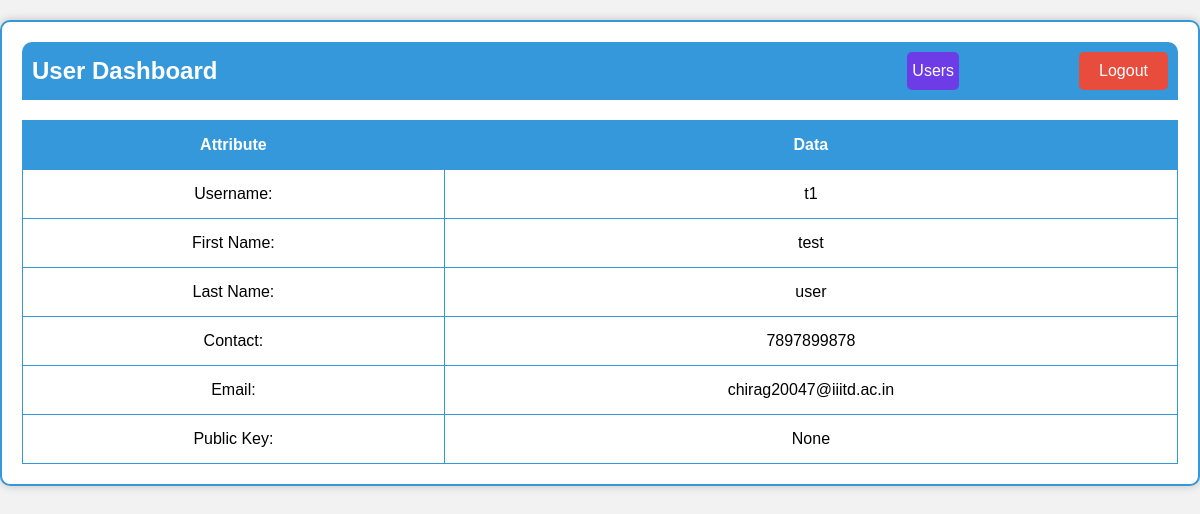
Page /admin_dashboard/ (signed in) on the earlier database version.
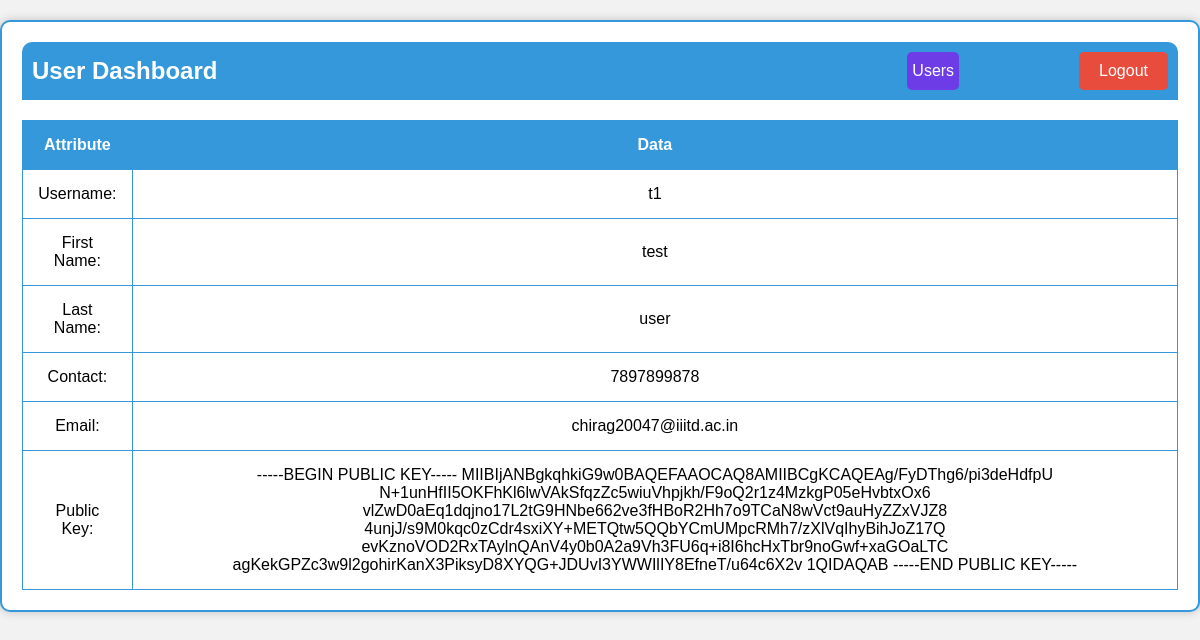
Same page on the later database version.
### project_app/models.py (models this page shows, shortened)
class AppUser(models.Model):
    first_name = models.CharField(max_length=30, null= False, blank=False, default = None)
    second_name = models.CharField(max_length=30, default= None)
    username = models.CharField(max_length=30, null= False, blank=False, default = None)
    password = models.CharField(max_length=256, null= False, blank=False, default = None)
    email = models.CharField(max_length=30, null= False, blank=False, default = None)
    contact = models.CharField(max_length=30, null= False, blank=False, default = None)
    public_key = models.CharField(max_length=300, null = True, blank = True, default = None)
    balance = models.DecimalField(decimal_places=0, max_digits=15, null = True, blank = True, default= 0)
    dv = models.BooleanField(null = False, blank = False, default= False)

### project_app/views.py (the view)
# urls.py: path("admin_dashboard/", views.dashboard_admin, name="admin_dashboard_page"),
def dashboard_admin(request):
    if request.method == "POST":
        username = request.session.get('username')
        if(request.session.get('email_kyc') is None):
            return redirect('logout_page')
        if(username is None):
            return redirect('/login')
    else:
        username = request.session.get('username')
        if(request.session.get('email_kyc') is None):
            return redirect('logout_page')
        if(username is None):
            return redirect('/login')
        current_user = []
        users = AppUser.objects.all()
        for x in users:
            if x.username == username:
                current_user = x
                break
        return render(request, 'admin_dashboard.html', {'user': current_user})

### project_app/templates/admin_dashboard.html (shortened to what this page needs)
<!DOCTYPE html>
<html>
<head>
</head>
<body>
    <div class="container">
        <div class="navbar">
            <h2>User Dashboard</h2>
            <a class="user_list-button" href="/users_list">Users</a>
            <a class="logout-button" href="/logout">Logout</a>
        </div>
        <table>
            <thead>
                <tr>
                    <th>Attribute</th>
                    <th>Data</th>
                </tr>
            </thead>
            <tbody>
                <tr>
                    <td>Username:</td>
                    <td>{{ user.username }}</td>
                </tr>
                <tr>
                    <td>First Name:</td>
                    <td>{{ user.first_name }}</td>
                </tr>
                <tr>
                    <td>Last Name:</td>
                    <td>{{ user.second_name }}</td>
                </tr>
                <tr>
                    <td>Contact:</td>
                    <td>{{ user.contact }}</td>
                </tr>
                <tr>
                    <td>Email:</td>
                    <td>{{ user.email }}</td>
                </tr>
                <tr>
                    <td>Public Key:</td>
                    <td>{{ user.public_key }}</td>
                </tr>
            </tbody>
        </table>
    </div>
</body>
</html>

Differences in the rows shown:
changed AppUser "test": public_key "None" → "-----BEGIN PUBLIC KEY----- MIIBIjANBgkqhkiG9w0BAQEFAAOCAQ8AMIIBCgKCAQEAg/FyDThg6/pi3deHdfpU N+1unHfII5OKFhKl6lwVAkSfqzZc5wiuVhpjkh/F9oQ2r1z4MzkgP05eHvbtxOx6 vlZwD0aEq1dqjno17L2tG9HNbe662ve3fHBoR2Hh7o9TCaN8wVct9auHyZZxVJZ8 4unjJ/s9M0kqc0zCdr4sxiXY+METQtw5QQbYCmUMpcRMh7/zXlVqIhyBihJoZ17Q evKznoVOD2RxTAylnQAnV4y0b0A2a9Vh3FU6q+i8I6hcHxTbr9noGwf+xaGOaLTC agKekGPZc3w9l2gohirKanX3PiksyD8XYQG+JDUvI3YWWIlIY8EfneT/u64c6X2v 1QIDAQAB -----END PUBLIC KEY-----"
